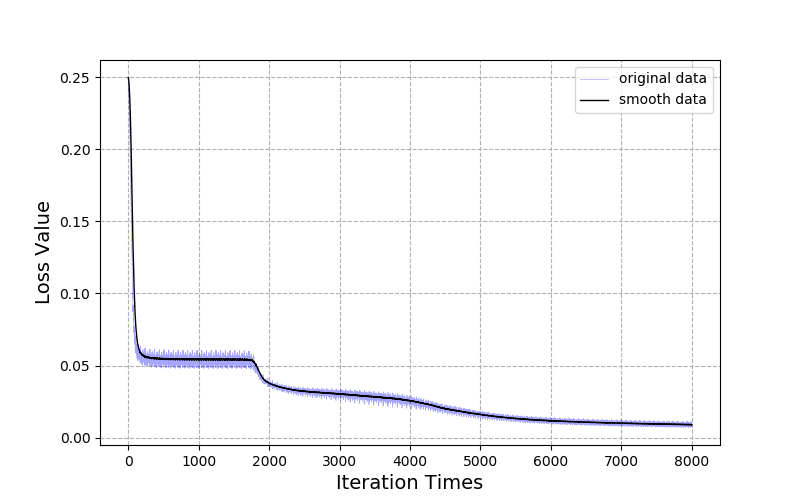

Reproduce this figure in Python.
#!/usr/bin/env python3
# -*- coding: utf-8 -*-
"""
Created on Mon Oct 22 15:12:42 2018

@author: jiang
"""

import numpy as np
import matplotlib.pyplot as plt
data=np.load("saved_loss.npy")[0:8000]
x=[i+1 for i in range(len(data))]
plt.figure(figsize=(8,5))
plt.plot(x,data,color='blue',linewidth=0.5,alpha=0.35,label='original data')
moment=0.95
smooth_data=[data[0]]
for i in range(1,len(data)):
    smooth_data.append(smooth_data[i-1]*moment+(1-moment)*data[i])
plt.plot(x,smooth_data,color='black',linewidth=1,label='smooth data')
plt.grid(linestyle='--')
plt.xlabel("Iteration Times",fontsize=14)
plt.ylabel("Loss Value",fontsize=14)
plt.legend()
plt.show()
